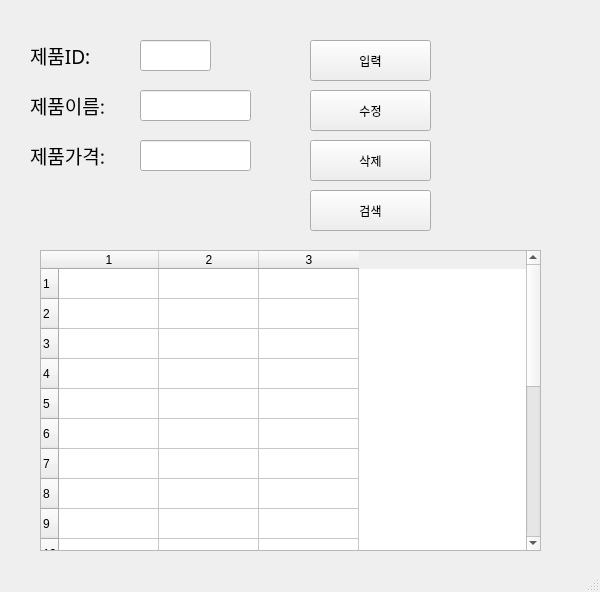
<?xml version="1.0" encoding="UTF-8"?>
<ui version="4.0">
 <class>MainWindow</class>
 <widget class="QMainWindow" name="MainWindow">
  <property name="geometry">
   <rect>
    <x>0</x>
    <y>0</y>
    <width>600</width>
    <height>592</height>
   </rect>
  </property>
  <property name="windowTitle">
   <string>MainWindow</string>
  </property>
  <widget class="QWidget" name="centralwidget">
   <widget class="QLabel" name="label">
    <property name="geometry">
     <rect>
      <x>30</x>
      <y>40</y>
      <width>81</width>
      <height>31</height>
     </rect>
    </property>
    <property name="font">
     <font>
      <family>맑은 고딕</family>
      <pointsize>14</pointsize>
     </font>
    </property>
    <property name="text">
     <string>제품ID:</string>
    </property>
   </widget>
   <widget class="QLabel" name="label_2">
    <property name="geometry">
     <rect>
      <x>30</x>
      <y>90</y>
      <width>101</width>
      <height>31</height>
     </rect>
    </property>
    <property name="font">
     <font>
      <family>맑은 고딕</family>
      <pointsize>14</pointsize>
     </font>
    </property>
    <property name="text">
     <string>제품이름:</string>
    </property>
   </widget>
   <widget class="QLabel" name="label_3">
    <property name="geometry">
     <rect>
      <x>30</x>
      <y>140</y>
      <width>101</width>
      <height>31</height>
     </rect>
    </property>
    <property name="font">
     <font>
      <family>맑은 고딕</family>
      <pointsize>14</pointsize>
     </font>
    </property>
    <property name="text">
     <string>제품가격:</string>
    </property>
   </widget>
   <widget class="QLineEdit" name="prodID">
    <property name="geometry">
     <rect>
      <x>140</x>
      <y>40</y>
      <width>71</width>
      <height>31</height>
     </rect>
    </property>
   </widget>
   <widget class="QLineEdit" name="prodName">
    <property name="geometry">
     <rect>
      <x>140</x>
      <y>90</y>
      <width>111</width>
      <height>31</height>
     </rect>
    </property>
   </widget>
   <widget class="QLineEdit" name="prodPrice">
    <property name="geometry">
     <rect>
      <x>140</x>
      <y>140</y>
      <width>111</width>
      <height>31</height>
     </rect>
    </property>
   </widget>
   <widget class="QPushButton" name="pushButton">
    <property name="geometry">
     <rect>
      <x>310</x>
      <y>40</y>
      <width>121</width>
      <height>41</height>
     </rect>
    </property>
    <property name="text">
     <string>입력</string>
    </property>
   </widget>
   <widget class="QPushButton" name="pushButton_2">
    <property name="geometry">
     <rect>
      <x>310</x>
      <y>90</y>
      <width>121</width>
      <height>41</height>
     </rect>
    </property>
    <property name="text">
     <string>수정</string>
    </property>
   </widget>
   <widget class="QPushButton" name="pushButton_3">
    <property name="geometry">
     <rect>
      <x>310</x>
      <y>140</y>
      <width>121</width>
      <height>41</height>
     </rect>
    </property>
    <property name="text">
     <string>삭제</string>
    </property>
   </widget>
   <widget class="QPushButton" name="pushButton_4">
    <property name="geometry">
     <rect>
      <x>310</x>
      <y>190</y>
      <width>121</width>
      <height>41</height>
     </rect>
    </property>
    <property name="text">
     <string>검색</string>
    </property>
   </widget>
   <widget class="QTableWidget" name="tableWidget">
    <property name="geometry">
     <rect>
      <x>40</x>
      <y>250</y>
      <width>501</width>
      <height>301</height>
     </rect>
    </property>
    <property name="rowCount">
     <number>20</number>
    </property>
    <property name="columnCount">
     <number>3</number>
    </property>
    <row/>
    <row/>
    <row/>
    <row/>
    <row/>
    <row/>
    <row/>
    <row/>
    <row/>
    <row/>
    <row/>
    <row/>
    <row/>
    <row/>
    <row/>
    <row/>
    <row/>
    <row/>
    <row/>
    <row/>
    <column/>
    <column/>
    <column/>
   </widget>
  </widget>
  <widget class="QMenuBar" name="menubar">
   <property name="geometry">
    <rect>
     <x>0</x>
     <y>0</y>
     <width>600</width>
     <height>26</height>
    </rect>
   </property>
  </widget>
  <widget class="QStatusBar" name="statusbar"/>
 </widget>
 <resources/>
 <connections>
  <connection>
   <sender>pushButton</sender>
   <signal>clicked()</signal>
   <receiver>MainWindow</receiver>
   <slot>addProduct()</slot>
   <hints>
    <hint type="sourcelabel">
     <x>394</x>
     <y>72</y>
    </hint>
    <hint type="destinationlabel">
     <x>470</x>
     <y>95</y>
    </hint>
   </hints>
  </connection>
  <connection>
   <sender>pushButton_2</sender>
   <signal>clicked()</signal>
   <receiver>MainWindow</receiver>
   <slot>updateProduct()</slot>
   <hints>
    <hint type="sourcelabel">
     <x>418</x>
     <y>129</y>
    </hint>
    <hint type="destinationlabel">
     <x>470</x>
     <y>136</y>
    </hint>
   </hints>
  </connection>
  <connection>
   <sender>pushButton_3</sender>
   <signal>clicked()</signal>
   <receiver>MainWindow</receiver>
   <slot>removeProduct()</slot>
   <hints>
    <hint type="sourcelabel">
     <x>409</x>
     <y>175</y>
    </hint>
    <hint type="destinationlabel">
     <x>469</x>
     <y>183</y>
    </hint>
   </hints>
  </connection>
  <connection>
   <sender>pushButton_4</sender>
   <signal>clicked()</signal>
   <receiver>MainWindow</receiver>
   <slot>getProduct()</slot>
   <hints>
    <hint type="sourcelabel">
     <x>406</x>
     <y>219</y>
    </hint>
    <hint type="destinationlabel">
     <x>471</x>
     <y>229</y>
    </hint>
   </hints>
  </connection>
 </connections>
 <slots>
  <slot>addProduct()</slot>
  <slot>updateProduct()</slot>
  <slot>removeProduct()</slot>
  <slot>getProduct()</slot>
 </slots>
</ui>
